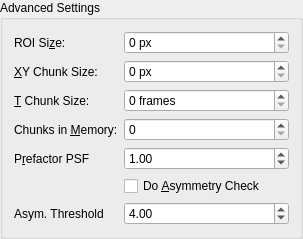
<?xml version="1.0" encoding="UTF-8"?>
<ui version="4.0">
 <class>AdvancedSettingsGroupBox</class>
 <widget class="QGroupBox" name="AdvancedSettingsGroupBox">
  <property name="geometry">
   <rect>
    <x>0</x>
    <y>0</y>
    <width>303</width>
    <height>223</height>
   </rect>
  </property>
  <property name="windowTitle">
   <string>Advanced Settings</string>
  </property>
  <property name="title">
   <string>Advanced Settings</string>
  </property>
  <layout class="QFormLayout" name="formLayout">
   <property name="fieldGrowthPolicy">
    <enum>QFormLayout::ExpandingFieldsGrow</enum>
   </property>
   <property name="horizontalSpacing">
    <number>-1</number>
   </property>
   <property name="verticalSpacing">
    <number>-1</number>
   </property>
   <item row="0" column="0">
    <widget class="QLabel" name="label_9">
     <property name="text">
      <string>ROI Si&amp;ze:</string>
     </property>
     <property name="buddy">
      <cstring>spn_roilen</cstring>
     </property>
    </widget>
   </item>
   <item row="0" column="1">
    <widget class="QSpinBox" name="spn_roilen">
     <property name="sizePolicy">
      <sizepolicy hsizetype="MinimumExpanding" vsizetype="Fixed">
       <horstretch>0</horstretch>
       <verstretch>0</verstretch>
      </sizepolicy>
     </property>
     <property name="suffix">
      <string> px</string>
     </property>
    </widget>
   </item>
   <item row="1" column="0">
    <widget class="QLabel" name="label_10">
     <property name="text">
      <string>&amp;XY Chunk Size:</string>
     </property>
     <property name="buddy">
      <cstring>spn_xyChunkSize</cstring>
     </property>
    </widget>
   </item>
   <item row="1" column="1">
    <widget class="QSpinBox" name="spn_xyChunkSize">
     <property name="sizePolicy">
      <sizepolicy hsizetype="MinimumExpanding" vsizetype="Fixed">
       <horstretch>0</horstretch>
       <verstretch>0</verstretch>
      </sizepolicy>
     </property>
     <property name="suffix">
      <string> px</string>
     </property>
    </widget>
   </item>
   <item row="2" column="0">
    <widget class="QLabel" name="label_11">
     <property name="text">
      <string>&amp;T Chunk Size:</string>
     </property>
     <property name="buddy">
      <cstring>spn_tChunkSize</cstring>
     </property>
    </widget>
   </item>
   <item row="2" column="1">
    <widget class="QSpinBox" name="spn_tChunkSize">
     <property name="sizePolicy">
      <sizepolicy hsizetype="MinimumExpanding" vsizetype="Fixed">
       <horstretch>0</horstretch>
       <verstretch>0</verstretch>
      </sizepolicy>
     </property>
     <property name="suffix">
      <string> frames</string>
     </property>
    </widget>
   </item>
   <item row="3" column="0">
    <widget class="QLabel" name="label_12">
     <property name="text">
      <string>Chunks in &amp;Memory:</string>
     </property>
     <property name="buddy">
      <cstring>spn_chunksInMemory</cstring>
     </property>
    </widget>
   </item>
   <item row="3" column="1">
    <widget class="QSpinBox" name="spn_chunksInMemory">
     <property name="sizePolicy">
      <sizepolicy hsizetype="MinimumExpanding" vsizetype="Fixed">
       <horstretch>0</horstretch>
       <verstretch>0</verstretch>
      </sizepolicy>
     </property>
    </widget>
   </item>
   <item row="6" column="1">
    <widget class="QCheckBox" name="chk_doAsymmetryCheck">
     <property name="text">
      <string>Do &amp;Asymmetry Check</string>
     </property>
    </widget>
   </item>
   <item row="7" column="0">
    <widget class="QLabel" name="label_AsymThreshold">
     <property name="text">
      <string>Asym. Threshold</string>
     </property>
    </widget>
   </item>
   <item row="7" column="1">
    <widget class="QDoubleSpinBox" name="spn_AsymmetryThreshold">
     <property name="sizePolicy">
      <sizepolicy hsizetype="MinimumExpanding" vsizetype="Fixed">
       <horstretch>0</horstretch>
       <verstretch>0</verstretch>
      </sizepolicy>
     </property>
     <property name="minimum">
      <double>1.000000000000000</double>
     </property>
     <property name="maximum">
      <double>100.000000000000000</double>
     </property>
     <property name="singleStep">
      <double>0.100000000000000</double>
     </property>
     <property name="value">
      <double>4.000000000000000</double>
     </property>
    </widget>
   </item>
   <item row="5" column="1">
    <widget class="QDoubleSpinBox" name="spn_factorSigma">
     <property name="sizePolicy">
      <sizepolicy hsizetype="MinimumExpanding" vsizetype="Fixed">
       <horstretch>0</horstretch>
       <verstretch>0</verstretch>
      </sizepolicy>
     </property>
     <property name="keyboardTracking">
      <bool>true</bool>
     </property>
     <property name="maximum">
      <double>10.000000000000000</double>
     </property>
     <property name="singleStep">
      <double>0.010000000000000</double>
     </property>
     <property name="value">
      <double>1.000000000000000</double>
     </property>
    </widget>
   </item>
   <item row="5" column="0">
    <widget class="QLabel" name="label_5">
     <property name="text">
      <string>P&amp;refactor PSF</string>
     </property>
     <property name="buddy">
      <cstring>spn_factorSigma</cstring>
     </property>
    </widget>
   </item>
  </layout>
 </widget>
 <resources/>
 <connections/>
</ui>
